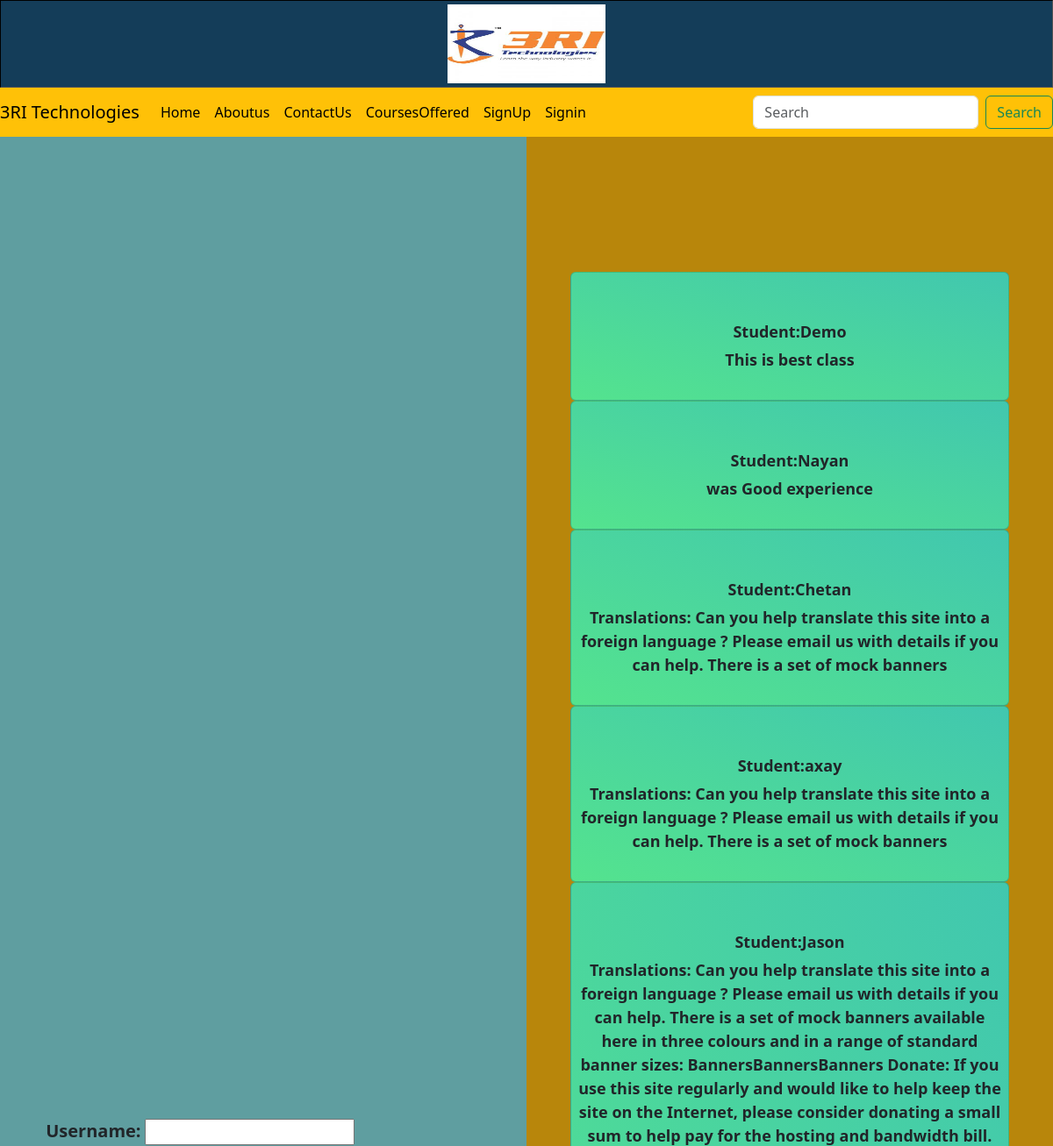
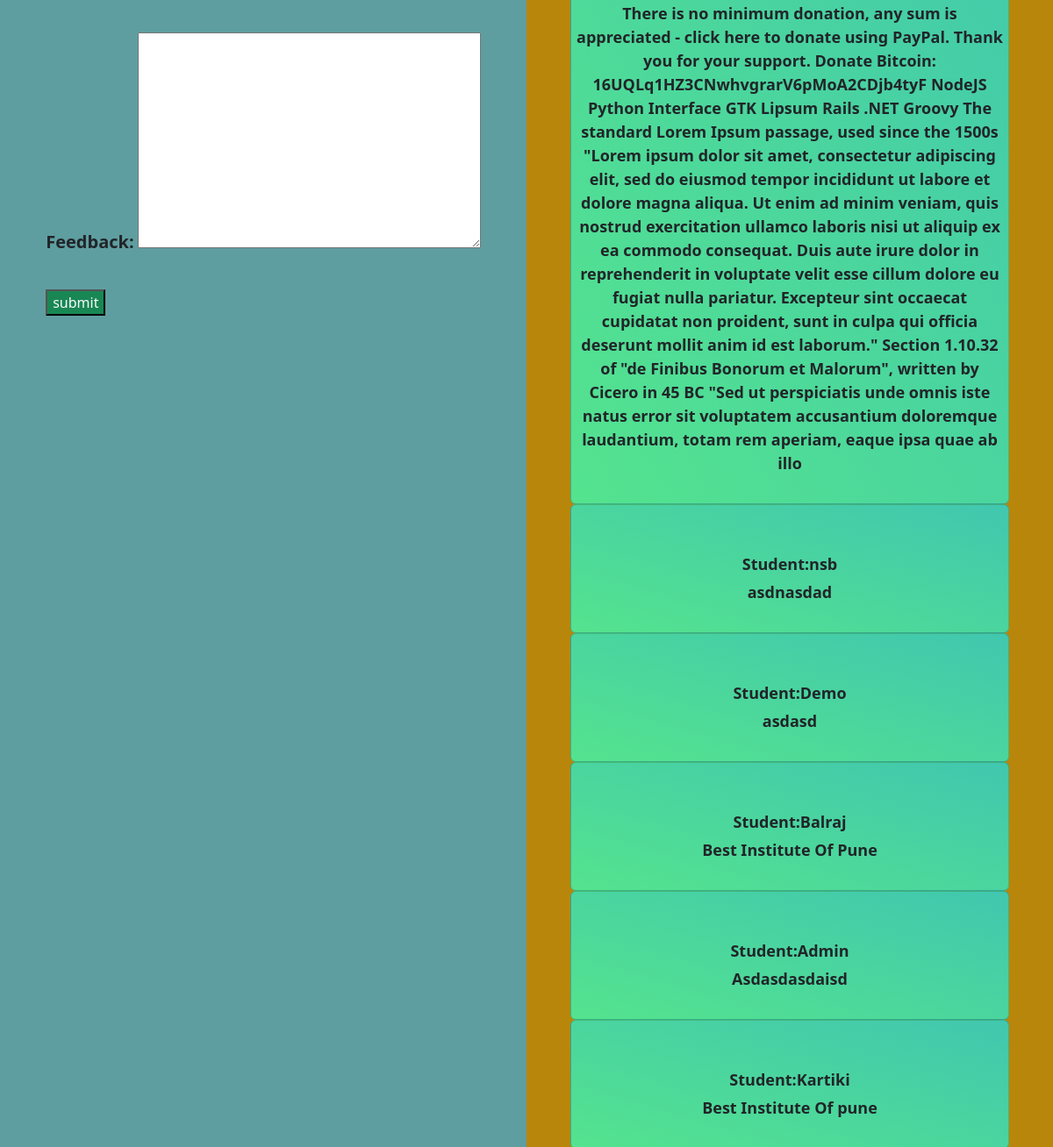
Screenshot of /feedback with the database file from the repository (2 pictures, top to bottom).
### app/models.py (models this page shows, shortened)
class Feedback(models.Model):
    username=models.CharField(max_length=10)
    feedback=models.TextField(max_length=1500)

### app/views.py (the view)
# urls.py: path('feedback',views.feedback,name='feedback'),
def feedback(request):
    if request.method=='POST':
        cb=Feedback_form(request.POST)
        if cb.is_valid():
            cb.save()
        return redirect('feedback')
    else:
        cb=Feedback_form()
    show=Feedback.objects.all()
    return render(request,"Feedback.html",{'feedback':cb,'show':show})

### app/forms.py
class Feedback_form(forms.ModelForm):
    class Meta:
        model=Feedback
        fields=('username','feedback')

### templates/Feedback.html (shortened to what this page needs)
{% extends "base.html" %}
    {%block body%}
    <div class="feedback">
        <div class="formfeed">
            <form method="post">
                {{feedback.as_p}}
                <input type = 'submit' value = 'submit' class="bg-success text-light" >
            </form>
        </div>
        <div class="showfeed">
                {% for i in show%}
                <div class="card">
                <br><br>
                Student:{{i.username}}
                <div class="cont">
                {{i.feedback}}
            <br><br>
        </div>
    </div>
    {%endfor%}
        </div>
    </div>
    {%endblock%}

### templates/base.html (shortened to what this page needs)
<!DOCTYPE html>
<html lang="en">
<head>
    {% load static%}
    <link rel="stylesheet" href="{% static 'css/bootstrap.min.css' %}">
    <link rel="stylesheet" href="{% static 'css/index.css' %}">
    <link rel="stylesheet" href="{% static 'css/base.css'%}">
    <link rel="stylesheet" href="https://unpkg.com/bootstrap@5.3.2/dist/css/bootstrap.min.css">
</head>
<body>
    <div class="Logo" style="border: 1px inset black;" ><img src="{% static 'images/logo.jpg' %}" alt="Not Found">
    </div>
    <nav class="navbar navbar-expand-lg navbar-dark  bg-warning ">
        <a class="navbar-brand"  href="#" style="color:black">3RI Technologies</a>
        <div class="collapse navbar-collapse" id="navbarSupportedContent">
          <ul class="navbar-nav mr-auto">
            <li class="nav-item active">
              <a class="nav-link" href="/" style="color:black">Home <span class="sr-only">(current)</span></a>
            </li>
            <li class="nav-item">
              <a class="nav-link" href="/about" style="color:black">Aboutus</a>
            </li>
            <li class="nav-item">
              <a class="nav-link" href="/contact" style="color:black">ContactUs</a>
            </li>
            <li class="nav-item">
              <a class="nav-link" href="/course" style="color:black">CoursesOffered</a>
            </li>
              {% if request.user.is_authenticated %}
                    <li class="nav-item">
                      <a class="nav-link" href="/feedback" style="color:black">Feedback</a></li>
                    </li>
                    <li class="nav-item">
                      <a class="nav-link" href="/signout" style="color:black">SignOut</a>
                    </li>
                    <li class="nav-item">
                      <a class="nav-link" style="color:black" >Welcome {{user}} :)</a>
                    </li>
              {%else%}
              <li class="nav-item">
                <a class="nav-link" href="/signup" style="color:black">SignUp</a>
              </li>
              <li class="nav-item">
                <a class="nav-link" href="/signin" style="color:black">Signin</a>
              </li>
              {%endif%}
          </ul>
          <form class="form-inline my-2 my-lg-0">
            <input class="form-control mr-sm-2" type="search" placeholder="Search" aria-label="Search">
            <button class="btn btn-outline-success my-2 my-sm-0" type="submit">Search</button>
          </form>
        </div>
      </nav>
    {% block body %} {% endblock body %}
    <link href="https://cdn.jsdelivr.net/npm/bootstrap@5.3.2/dist/css/bootstrap.min.css" rel="stylesheet">
</body>
</html>

### static/css/base.css (style rules this page uses)
body { padding: 0; margin: 0; }
.Logo img { height: 90px; width: 15%; }

### templates/base.html (style rules this page uses)
.Logo { background-color:#143d59; height: 100px; width: 100%; display: flex; justify-content: center; align-items: center; }
.feedback { height: 100vh; width: 100%; display: flex; flex-direction: row; }
.formfeed { background-color: cadetblue; display: flex; justify-content: center; align-items: center; width: 50%; height: 100vh; }
.formfeed label { font-size: 20px; font-weight: bold; line-height: 60px; }
.showfeed { width: 50%; display: flex; justify-content: center; align-items: center; flex-direction: column; background-color: darkgoldenrod; overflow:scroll; }
.card { display:flex; flex-direction:column; justify-content:center; align-items:center; height:350px; width:500px; color:white; background:linear-gradient(to right top, #54E38E, #41C7AF); border-radius:20px; text-align:center; font-size:18px; font-weight:bold; overflow: visible; }
.cont { padding:5px; scrollbar-width: 3px; max-height: 100vh; overflow-y: auto; }
body { color: #5a5a5a; }

### rows the page displays
Feedback: username "Demo", feedback "This is best class"
Feedback: username "Nayan", feedback "was Good experience"
Feedback: username "Chetan", feedback "Translations: Can you help translate this site into a foreign language ? Please email us with details if you can help. There is a set of mock banners"
Feedback: username "axay", feedback "Translations: Can you help translate this site into a foreign language ? Please email us with details if you can help. There is a set of mock banners"
Feedback: username "Jason", feedback "Translations: Can you help translate this site into a foreign language ? Please email us with details if you can help. There is a set of mock banners available here in three colours and in a range of standard banner sizes: BannersBannersBanners Donate: If you use this site regularly and would like to help keep the site on the Internet, please consider donating a small sum to help pay for the hosting and bandwidth bill. There is no minimum donation, any sum is appreciated - click here to donate using PayPal. Thank you for your support. Donate Bitcoin: 16UQLq1HZ3CNwhvgrarV6pMoA2CDjb4tyF NodeJS Python Interface GTK Lipsum Rails .NET Groovy The standard Lorem Ipsum passage, used since the 1500s…"
Feedback: username "nsb", feedback "asdnasdad"
Feedback: username "Demo", feedback "asdasd"
Feedback: username "Balraj", feedback "Best Institute Of Pune"
Feedback: username "Admin", feedback "Asdasdasdaisd"
Feedback: username "Kartiki", feedback "Best Institute Of pune"
